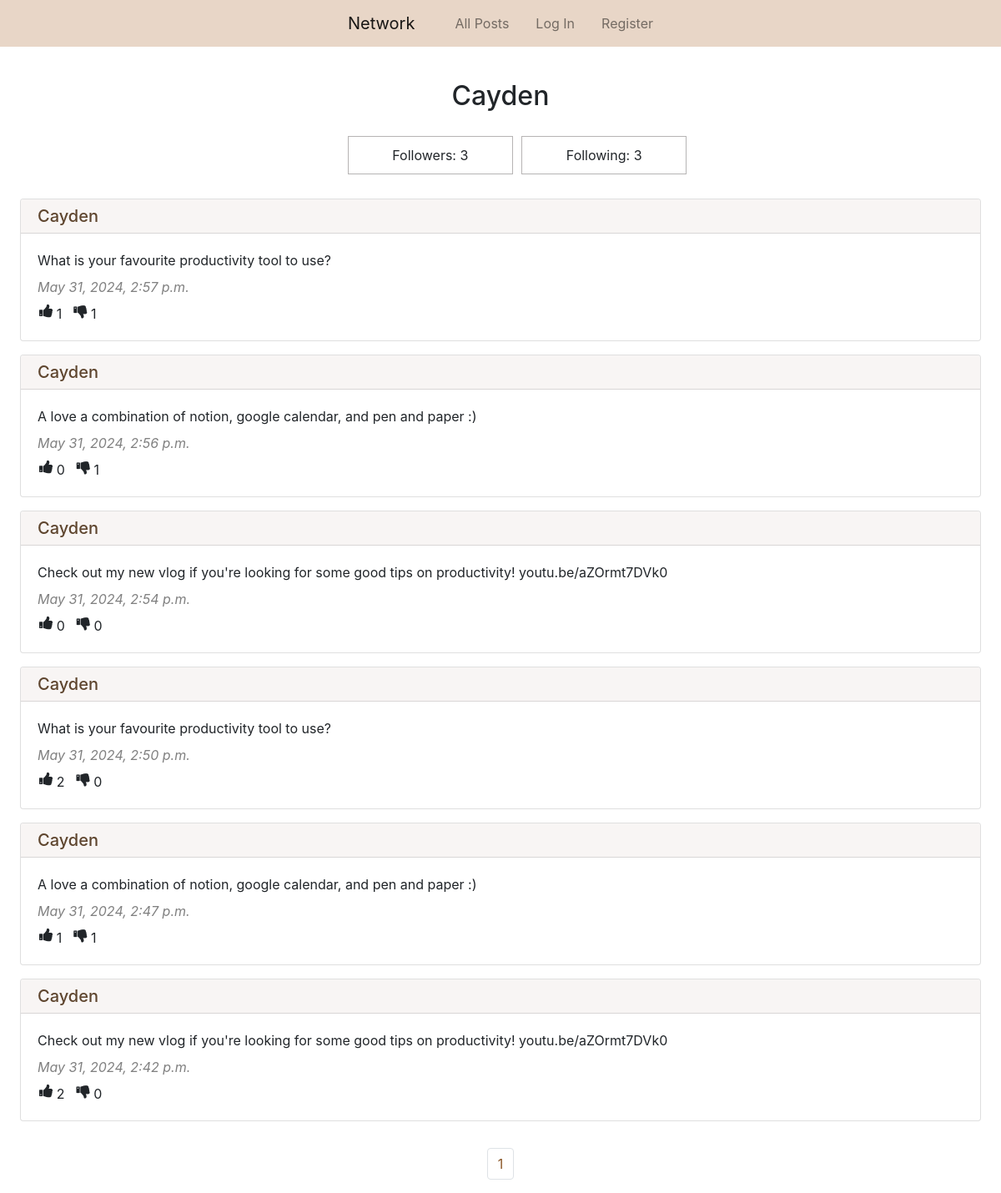
Screenshot of /profile/4 with the database file from the repository.
### network/models.py (models this page shows, shortened)
class User(AbstractUser):
    pass

class Post(models.Model):
    content = models.CharField(max_length=300)
    user = models.ForeignKey(User, on_delete=models.CASCADE, related_name="post_user")
    date_time = models.DateTimeField(auto_now_add=True)

### network/views.py (the view)
# urls.py: path("profile/<int:user_id>", views.profile, name="profile"),
def profile(request, user_id):
    profile_user = User.objects.get(pk=user_id)
    user_posts = Post.objects.filter(user=profile_user).order_by("id").reverse()
    paginator = Paginator(user_posts, 10)
    page_number = request.GET.get("page")
    page_posts = paginator.get_page(page_number)
    followers = Follow.objects.filter(user_following=profile_user)
    following = Follow.objects.filter(user_follower=profile_user)
    try:
        if len(followers.filter(user_follower=request.user)) != 0:
            is_following = True
        else:
            is_following = False
    except:
        is_following = False
    return render(request, "network/profile.html", {
        "page_posts": page_posts,
        "profile_user": profile_user,
        "followers": followers,
        "following": following,
        "is_following": is_following
    })

### network/templates/network/profile.html (shortened to what this page needs)
{% extends "network/layout.html" %}
{% block body %}
    <h2 class="px-5 pt-4 pb-3 mt-3 text-center">{{ profile_user.username | capfirst }}</h2>
    <ul class="row d-flex justify-content-center">
        <li class="col-2 follow-border text-center">
            Followers: {{ followers.count }}
        </li>
        <li class="col-2 follow-border text-center">
            Following: {{ following.count }}
        </li>
    </ul>
    {% for post in page_posts %}
        <div class="px-4 py-2">
            <div class="card">
                <h5 class="card-header bg-brown pt-2 pb-2"><a class="brownlink" href="{% url 'profile' user_id=post.user.id %}">{{ post.user.username | capfirst }}</a></h5>
                <div class="card-body">
                    <p class="card-text mt-0 mb-2" id="content_{{ post.id }}">{{ post.content }}</p>
                    <p class="card-text grey mt-2 mb-1"><i>{{ post.date_time }}</i></p>
                    <div class="row pl-3 mt-2">
                        <div class="pl-3 pr-4 row">
                            <i class="fa fa-thumbs-up" style="font-size:18px"></i>
                            <div class="px-1" id="like_count_{{ post.id }}"> {{ post.like_post.count }}</div>
                        </div>
                        <div class="pl-3 row">
                            <i class="fa fa-thumbs-down" style="font-size:18px"></i>
                            <div class="px-1" id="dislike_count_{{ post.id }}"> {{ post.dislike_post.count }}</div>
                        </div>
                    </div>
                </div>
            </div>
        </div>
    {% endfor %}
    <br>
    <nav aria-label="Page navigation">
        <ul class="pagination d-flex justify-content-center">
            {% for i in page_posts.paginator.page_range %}
                <li class="page-item"><a class="page-link brown-text" href="?page={{ i }}">{{ i }}</a></li>
            {% endfor %}
        </ul>
      </nav>
{% endblock %}

### network/static/network/styles.css (style rules this page uses)
.brownlink { color: #8a5626 !important; }
.brownlink { color: #5e452e !important; }
.bg-brown { background-color: #f8f5f4 !important; }
.brown-text { color: #8a5626 !important; }
.follow-border { border: solid 1px rgb(182, 180, 180); padding: 10px; margin: 5px; list-style-type: None; }
.grey { color: grey !important; }

### rows the page displays
User: username "Cayden"
Post: user.username "Cayden", content "What is your favourite productivity tool to use?", date_time "May 31, 2024, 2:57 p.m.", like_post.count "1", dislike_post.count "1"
Post: user.username "Cayden", content "A love a combination of notion, google calendar, and pen and paper :)", date_time "May 31, 2024, 2:56 p.m.", like_post.count "0", dislike_post.count "1"
Post: user.username "Cayden", content "Check out my new vlog if you're looking for some good tips on productivity! youtu.be/aZOrmt7DVk0", date_time "May 31, 2024, 2:54 p.m.", like_post.count "0", dislike_post.count "0"
Post: user.username "Cayden", content "What is your favourite productivity tool to use?", date_time "May 31, 2024, 2:50 p.m.", like_post.count "2", dislike_post.count "0"
Post: user.username "Cayden", content "A love a combination of notion, google calendar, and pen and paper :)", date_time "May 31, 2024, 2:47 p.m.", like_post.count "1", dislike_post.count "1"
Post: user.username "Cayden", content "Check out my new vlog if you're looking for some good tips on productivity! youtu.be/aZOrmt7DVk0", date_time "May 31, 2024, 2:42 p.m.", like_post.count "2", dislike_post.count "0"

### other values shown
{{ followers.count }} "3"
{{ following.count }} "3"
{{ i }} "1"
